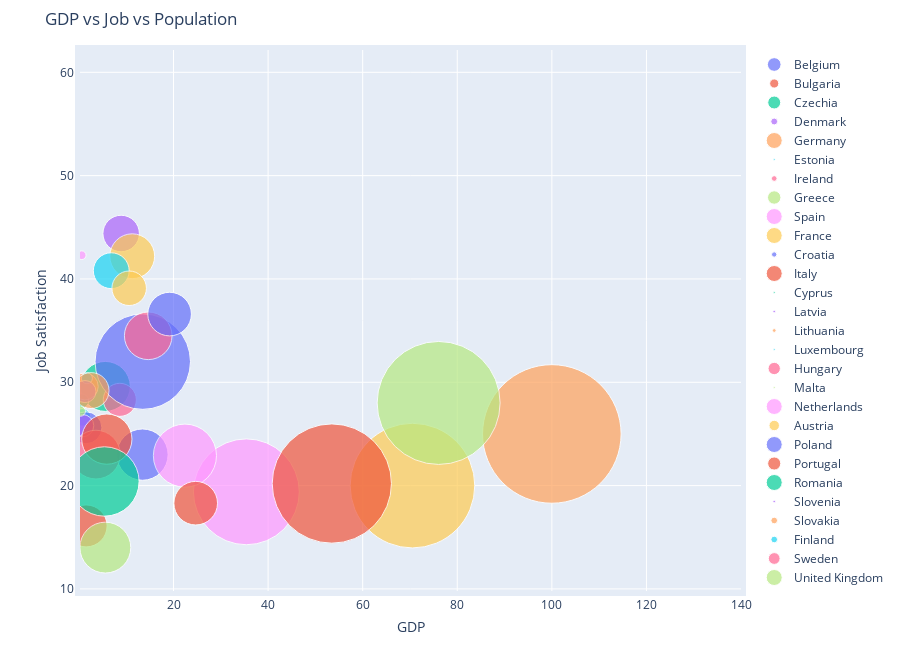

Write notebook code for a chart like this one.
### Markdown cell above
* There is no direct relation between GDP and Job satisfacction, because a lot of other unforseeable factors are involved for job satisfaction in the citizens.
* Germany being the Top GDP state has a very low job satisfaction.
* Denmark, Austria, Finland, Norway having a low population, and lower GDP have very high job satisfaction in their states.

### Code cell
import warnings
warnings.filterwarnings('ignore')


figure = bubbleplot(dataset = df, x_column='gdp', y_column='prct_job_satis_high', 
    bubble_column='country', size_column='total_pop', color_column='country',
    x_title="GDP", y_title="Job Satisfaction", title='GDP vs Job vs Population',
    x_logscale=False, scale_bubble=3, height=650)

iplot(figure, config={'scrollzoom': True})

### Figure 1 — Plotly figure (JSON) as saved in the notebook; plotly's stock layout.template omitted (floating-point values rounded to 4 significant figures)
{"data": [{"marker": {"size": [13.66], "sizemode": "area", "sizeref": 0.01037}, "mode": "markers", "name": "Belgium", "text": ["Belgium"], "type": "scatter", "x": [13.44], "y": [23]}, {"marker": {"size": [9.142], "sizemode": "area", "sizeref": 0.01037}, "mode": "markers", "name": "Bulgaria", "text": ["Bulgaria"], "type": "scatter", "x": [1.523], "y": [16.1]}, {"marker": {"size": [12.96], "sizemode": "area", "sizeref": 0.01037}, "mode": "markers", "name": "Czechia", "text": ["Czechia"], "type": "scatter", "x": [5.581], "y": [29.6]}, {"marker": {"size": [6.903], "sizemode": "area", "sizeref": 0.01037}, "mode": "markers", "name": "Denmark", "text": ["Denmark"], "type": "scatter", "x": [8.927], "y": [44.4]}, {"marker": {"size": [99.58], "sizemode": "area", "sizeref": 0.01037}, "mode": "markers", "name": "Germany", "text": ["Germany"], "type": "scatter", "x": [99.99], "y": [25]}, {"marker": {"size": [1.607], "sizemode": "area", "sizeref": 0.01037}, "mode": "markers", "name": "Estonia", "text": ["Estonia"], "type": "scatter", "x": [0.6862], "y": [26.6]}, {"marker": {"size": [5.679], "sizemode": "area", "sizeref": 0.01037}, "mode": "markers", "name": "Ireland", "text": ["Ireland"], "type": "scatter", "x": [8.647], "y": [28.3]}, {"marker": {"size": [13.43], "sizemode": "area", "sizeref": 0.01037}, "mode": "markers", "name": "Greece", "text": ["Greece"], "type": "scatter", "x": [5.585], "y": [14]}, {"marker": {"size": [58.12], "sizemode": "area", "sizeref": 0.01037}, "mode": "markers", "name": "Spain", "text": ["Spain"], "type": "scatter", "x": [35.4], "y": [19.4]}, {"marker": {"size": [80.61], "sizemode": "area", "sizeref": 0.01037}, "mode": "markers", "name": "France", "text": ["France"], "type": "scatter", "x": [70.52], "y": [20]}, {"marker": {"size": [5.319], "sizemode": "area", "sizeref": 0.01037}, "mode": "markers", "name": "Croatia", "text": ["Croatia"], "type": "scatter", "x": [1.476], "y": [25.6]}, {"marker": {"size": [73.78], "sizemode": "area", "sizeref": 0.01037}, "mode": "markers", "name": "Italy", "text": ["Italy"], "type": "scatter", "x": [53.48], "y": [20.2]}, {"marker": {"size": [1.043], "sizemode": "area", "sizeref": 0.01037}, "mode": "markers", "name": "Cyprus", "text": ["Cyprus"], "type": "scatter", "x": [0.5851], "y": [28.2]}, {"marker": {"size": [2.57], "sizemode": "area", "sizeref": 0.01037}, "mode": "markers", "name": "Latvia", "text": ["Latvia"], "type": "scatter", "x": [0.7923], "y": [25.8]}, {"marker": {"size": [3.778], "sizemode": "area", "sizeref": 0.01037}, "mode": "markers", "name": "Lithuania", "text": ["Lithuania"], "type": "scatter", "x": [1.229], "y": [29.6]}, {"marker": {"size": [0.636], "sizemode": "area", "sizeref": 0.01037}, "mode": "markers", "name": "Luxembourg", "text": ["Luxembourg"], "type": "scatter", "x": [1.687], "y": [30.4]}, {"marker": {"size": [12.34], "sizemode": "area", "sizeref": 0.01037}, "mode": "markers", "name": "Hungary", "text": ["Hungary"], "type": "scatter", "x": [3.605], "y": [23]}, {"marker": {"size": [0.5182], "sizemode": "area", "sizeref": 0.01037}, "mode": "markers", "name": "Malta", "text": ["Malta"], "type": "scatter", "x": [0.3273], "y": [27.2]}, {"marker": {"size": [20.68], "sizemode": "area", "sizeref": 0.01037}, "mode": "markers", "name": "Netherlands", "text": ["Netherlands"], "type": "scatter", "x": [22.42], "y": [22.9]}, {"marker": {"size": [10.43], "sizemode": "area", "sizeref": 0.01037}, "mode": "markers", "name": "Austria", "text": ["Austria"], "type": "scatter", "x": [11.27], "y": [42.2]}, {"marker": {"size": [47.23], "sizemode": "area", "sizeref": 0.01037}, "mode": "markers", "name": "Poland", "text": ["Poland"], "type": "scatter", "x": [13.5], "y": [32]}, {"marker": {"size": [13.11], "sizemode": "area", "sizeref": 0.01037}, "mode": "markers", "name": "Portugal", "text": ["Portugal"], "type": "scatter", "x": [5.901], "y": [24.5]}, {"marker": {"size": [24.98], "sizemode": "area", "sizeref": 0.01037}, "mode": "markers", "name": "Romania", "text": ["Romania"], "type": "scatter", "x": [5.392], "y": [20.4]}, {"marker": {"size": [2.545], "sizemode": "area", "sizeref": 0.01037}, "mode": "markers", "name": "Slovenia", "text": ["Slovenia"], "type": "scatter", "x": [1.277], "y": [29.1]}, {"marker": {"size": [6.7], "sizemode": "area", "sizeref": 0.01037}, "mode": "markers", "name": "Slovakia", "text": ["Slovakia"], "type": "scatter", "x": [2.57], "y": [29.2]}, {"marker": {"size": [6.673], "sizemode": "area", "sizeref": 0.01037}, "mode": "markers", "name": "Finland", "text": ["Finland"], "type": "scatter", "x": [6.838], "y": [40.8]}, {"marker": {"size": [11.77], "sizemode": "area", "sizeref": 0.01037}, "mode": "markers", "name": "Sweden", "text": ["Sweden"], "type": "scatter", "x": [14.66], "y": [34.5]}, {"marker": {"size": [78.43], "sizemode": "area", "sizeref": 0.01037}, "mode": "markers", "name": "United Kingdom", "text": ["United Kingdom"], "type": "scatter", "x": [76.06], "y": [28]}, {"marker": {"size": [0.3917], "sizemode": "area", "sizeref": 0.01037}, "mode": "markers", "name": "Iceland", "text": ["Iceland"], "type": "scatter", "x": [0.5901], "y": [42.3]}, {"marker": {"size": [6.182], "sizemode": "area", "sizeref": 0.01037}, "mode": "markers", "name": "Norway", "text": ["Norway"], "type": "scatter", "x": [10.62], "y": [39.1]}, {"marker": {"size": [9.875], "sizemode": "area", "sizeref": 0.01037}, "mode": "markers", "name": "Switzerland", "text": ["Switzerland"], "type": "scatter", "x": [19.17], "y": [36.6]}, {"marker": {"size": [9.875], "sizemode": "area", "sizeref": 0.01037}, "mode": "markers", "name": "Turkey", "text": ["Turkey"], "type": "scatter", "x": [24.69], "y": [18.3]}], "layout": {"height": 650, "hovermode": "closest", "margin": {"b": 50, "pad": 5, "t": 50}, "showlegend": true, "title": {"text": "GDP vs Job vs Population"}, "xaxis": {"autorange": false, "range": [0.2291, 140.0], "title": {"text": "GDP"}}, "yaxis": {"autorange": false, "range": [9.8, 62.16], "title": {"text": "Job Satisfaction"}}}}
